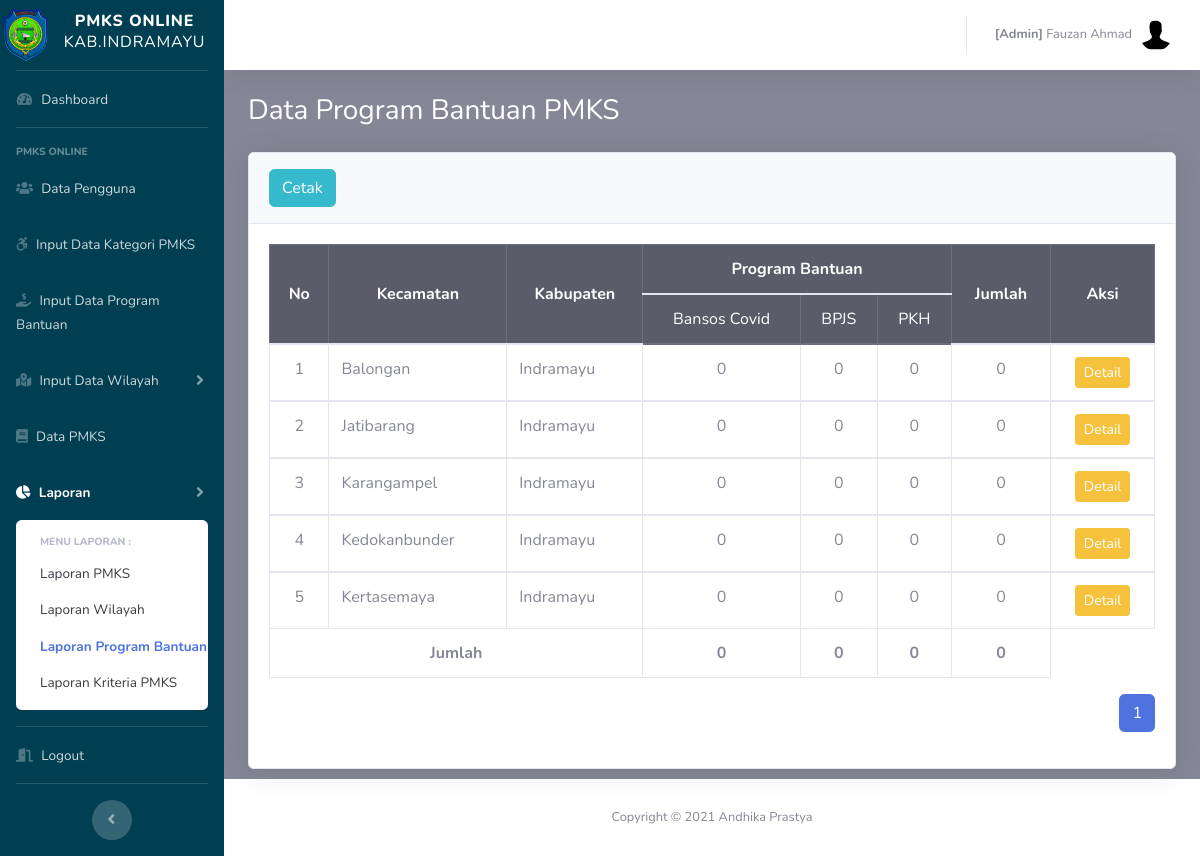
The app's page /admin/laporan_prog.php (signed in) with its own data.
### tables this page shows
CREATE TABLE `pegawai` (
  `id_pegawai` int(11) NOT NULL,
  `nm_pegawai` varchar(50) NOT NULL,
  `nip` varchar(50) NOT NULL,
  `no_telepon` varchar(50) NOT NULL,
  `alamat` varchar(100) NOT NULL,
  `username` varchar(50) NOT NULL,
  `password` varchar(255) NOT NULL,
  `role` varchar(10) NOT NULL,
  `is_delete` int(11) NOT NULL,
  `row_edit` int(11) NOT NULL,
  `time_input` datetime NOT NULL DEFAULT current_timestamp()
);

CREATE TABLE `program_bantuan` (
  `id_program` int(10) NOT NULL,
  `nm_program` varchar(25) NOT NULL,
  `is_delete` int(11) NOT NULL,
  `row_edit` int(11) NOT NULL,
  `creator` int(11) NOT NULL,
  `time_input` datetime NOT NULL DEFAULT current_timestamp()
);

CREATE TABLE `kecamatan` (
  `id_kec` int(11) NOT NULL,
  `nm_kec` varchar(20) NOT NULL,
  `is_delete` int(11) NOT NULL,
  `row_edit` int(11) NOT NULL,
  `creator` int(11) NOT NULL,
  `time_input` datetime NOT NULL DEFAULT current_timestamp()
);

### config.php (called while the page is built, shortened)
<?php
	$database = 'pmks';
?>

### functions.php (called while the page is built, shortened)
<?php
function query($query)
{
	include('config.php');
	$result = mysqli_query($koneksi, $query);
	$rows = [];
	while ($row = mysqli_fetch_assoc($result)) {
		$rows[] = $row;
	}
	return $rows;
}

### admin/laporan_prog.php (the view, shortened to what this page needs)
<?php
  include('templetes/sidebar.php');
  include('templetes/topbar.php');
  require_once "../functions.php";
  $jml_DataHalaman = 5;
  $jml_responden = count(query("SELECT * FROM kecamatan WHERE is_delete=1 AND nm_kec!='Tidak Ada'ORDER BY nm_kec ASC"));
  $jml_Halaman = ceil($jml_responden / $jml_DataHalaman);
  $pageAktif = (isset($_GET["page"]) ) ? $_GET["page"] : 1;
  $awaldata = ( $jml_DataHalaman * $pageAktif ) - $jml_DataHalaman;
  $kec=query("SELECT * FROM kecamatan WHERE is_delete=1 AND nm_kec!='Tidak Ada'ORDER BY nm_kec ASC LIMIT $awaldata, $jml_DataHalaman");
?>
        <div class="container-fluid">
          <h1 class="h3 mb-4 text-judul">Data Program Bantuan PMKS</h1>
              <div class="card shadow mb-2">
                <div class="card-header py-3">
                 <a href="../cetak_prog.php" target="_blank" class="btn btn-info"> Cetak</a>
                </div>
                <?php
                $prog=query("SELECT * FROM program_bantuan WHERE is_delete=1 ORDER By nm_program ASC");
                $jml_prog = count($prog);
                 ?>
                <div class="card-body">
                <div class="table-responsive">
                <table class="table table-bordered" width="100%" cellspacing="0">
                  <thead class="table-dark">
                    <tr>
                      <th rowspan="2" style="text-align: center;vertical-align: middle;"class="text-center">No</th>
                      <th rowspan="2" style="text-align: center;vertical-align: middle;"class="text-center">Kecamatan</th>
                      <th rowspan="2" style="text-align: center;vertical-align: middle;"class="text-center">Kabupaten</th>
                      <th colspan="<?=$jml_prog ?>" style="text-align: center;vertical-align: middle;"class="text-center">Program Bantuan</th>
                      <th rowspan="2" style="text-align: center;vertical-align: middle;"class="text-center">Jumlah</th>
                      <th rowspan="2" style="text-align: center;vertical-align: middle;"class="text-center">Aksi</th>
                    </tr>
                    <tr>
                      <?php foreach ($prog as $row1):?>
                        <td class="text-center"><?=$row1['nm_program'] ?></td>
                      <?php endforeach; ?>
                    </tr>
                  </thead>
                  <?php $i=$awaldata+1; ?>
                  <?php foreach ($kec as $row):
                      $id_kec = $row['id_kec'];
                  ?>
                    <tbody>
                      <tr>
                        <td class="text-center"><?=$i;?></td>
                        <td class="text-left"><?=$row['nm_kec'];?></td>
                        <td class="text-left">Indramayu</td>
                       <?php
                          foreach ($prog as $row2):
                           $id_prog = $row2['id_program'];
                           $result = query("SELECT a.*,b.*,c.* FROM pmks a
                                                 INNER JOIN kecamatan b USING (id_kec)
                                                 INNER JOIN program_bantuan c USING (id_program)
                                                 WHERE a.is_delete=1
                                                 AND b.id_kec = $id_kec AND c.id_program = $id_prog");
                           $jml =count($result);
                          ?>
                        <td class="text-center"><?=$jml ?></td>
                      <?php endforeach; ?>
                        <?php
                          $result_tot = query("SELECT a.*,b.*,c.* FROM pmks a
                                                 INNER JOIN kecamatan b USING (id_kec)
                                                 INNER JOIN program_bantuan c USING (id_program)
                                                 WHERE a.is_delete=1
                                                 AND b.id_kec = $id_kec");
                           $jml_tot =count($result_tot);
                         ?>
                        <td class="text-center"><?=$jml_tot ?></td>
                        <td class="text-center">
                         <a href="laporan_prog_kec.php?id=<?=$id_kec ?>" class="btn btn-warning btn-sm">Detail</a>
                        </td>
                      </tr>
                      <?php $i++;?>
                    <?php endforeach; ?>
                    <?php if ($pageAktif==$jml_Halaman): ?>
                    <tr>
                        <td colspan="3" class="text-center"><b>Jumlah</b></td>
                        <?php foreach ($prog as $row3):
                          $id_prog2 = $row3['id_program'];
                          $result_tol = query("SELECT a.*,b.*,c.* FROM pmks a
                                                 INNER JOIN kecamatan b USING (id_kec)
                                                 INNER JOIN program_bantuan c USING (id_program)
                                                 WHERE a.is_delete=1
                                                 AND c.id_program = $id_prog2");
                           $jml_tot2 =count($result_tol); ?>
                        <td class="text-center"><b><?=$jml_tot2 ?></b></td>
                        <?php endforeach; ?>
                        <?php
                          $result_tol2 = query("SELECT a.*,b.*,c.* FROM pmks a
                                                 INNER JOIN kecamatan b USING (id_kec)
                                                 INNER JOIN program_bantuan c USING (id_program)
                                                 WHERE a.is_delete=1 ");
                           $jml_tot3 =count($result_tol2); ?>
                        <td class="text-center"><b><?=$jml_tot3 ?></b></td>
                    </tr>
                    <?php endif ?>
                  </tbody>
                </table>
                <nav aria-label="Page navigation example">
                  <ul class="pagination float-right">
                    <?php for ($i=1; $i <= $jml_Halaman; $i++) : ?>
                      <?php if ($i == $pageAktif) : ?>
                        <li class="page-item active"><a class="page-link" href="?page=<?=$i; ?>"><?=$i; ?></a></li>
                        <?php else : ?>
                          <li class="page-item"><a class="page-link" href="?page=<?=$i; ?>"><?=$i; ?></a></li>
                        <?php endif; ?>
                      <?php endfor; ?>
                    </ul>
                  </nav>
                </div>
              </div>
            </div>
        </div>
      </div>
<?php include('templetes/footer.php');?>

### admin/templetes/topbar.php (shortened to what this page needs)
<?php
require_once "../functions.php";
$idp = $_SESSION["id_pegawai"];
$pg = query("SELECT * FROM pegawai WHERE is_delete=1 AND id_pegawai = $idp")[0];
?>
          <ul class="navbar-nav ml-auto">
            <li class="nav-item dropdown no-arrow">
              <a class="nav-link dropdown-toggle" href="#" id="userDropdown" role="button" data-toggle="dropdown" aria-haspopup="true" aria-expanded="false">
                <span class="mr-2 d-none d-lg-inline text-gray-600 small"><b>[<?=$pg['role']?>]</b> <?=$pg['nm_pegawai']?></span>
                <img class="img-profile rounded-circle" src="../assets/img/default.jpg">
              </a>
            </li>
          </ul>
        </nav>

### admin/templetes/sidebar.php (style rules this page uses)
.text-judul { color: #ffffff; }

### records on screen
pegawai: role "Admin", nm_pegawai "Fauzan Ahmad"
program_bantuan: nm_program "Bansos Covid", jml "0", jml_tot2 "0"
program_bantuan: nm_program "BPJS", jml "0", jml_tot2 "0"
program_bantuan: nm_program "PKH", jml "0", jml_tot2 "0"
kecamatan: nm_kec "Balongan", jml_tot "0"
kecamatan: nm_kec "Jatibarang", jml_tot "0"
kecamatan: nm_kec "Karangampel", jml_tot "0"
kecamatan: nm_kec "Kedokanbunder", jml_tot "0"
kecamatan: nm_kec "Kertasemaya", jml_tot "0"

### other values on screen
$jml_tot3 "0"
